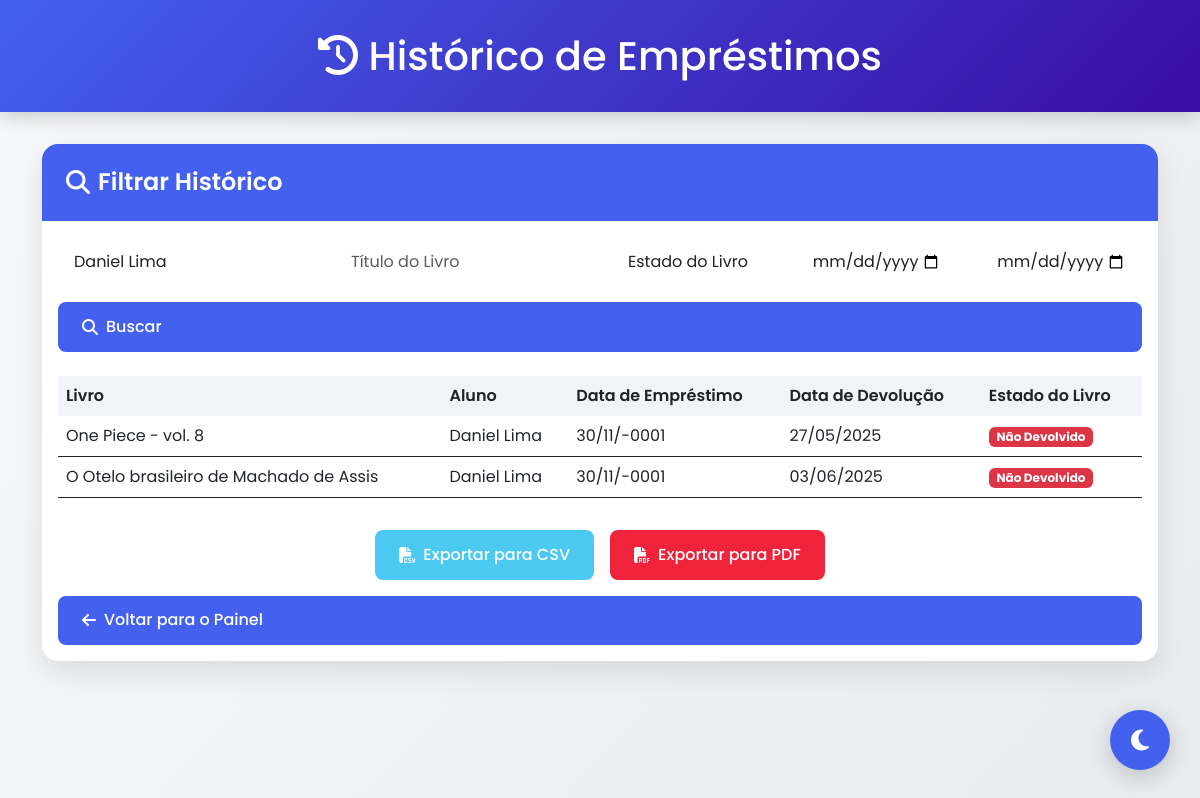
Screenshot of /frontend/historico_emprestimos.php?aluno=Daniel Lima (signed in) with the database file from the repository.
### tables this page shows
CREATE TABLE `emprestimos` (
  `id` int(11) NOT NULL,
  `aluno_id` int(11) DEFAULT NULL,
  `livro_id` int(11) DEFAULT NULL,
  `data_emprestimo` date NOT NULL,
  `data_devolucao` date DEFAULT NULL,
  `devolvido` varchar(50) NOT NULL,
  `professor_id` int(11) DEFAULT NULL
);

CREATE TABLE `livros` (
  `id` int(11) NOT NULL,
  `titulo` varchar(255) NOT NULL,
  `autor` varchar(255) NOT NULL,
  `isbn` varchar(20) NOT NULL,
  `capa_url` varchar(700) DEFAULT NULL,
  `descricao` text DEFAULT NULL,
  `categoria` varchar(100) DEFAULT NULL,
  `ano_publicacao` varchar(4) NOT NULL,
  `genero` varchar(100) NOT NULL,
  `quantidade` int(100) NOT NULL
);

CREATE TABLE `alunos` (
  `id` int(11) NOT NULL,
  `nome` varchar(255) NOT NULL,
  `serie` varchar(50) NOT NULL,
  `email` varchar(255) NOT NULL,
  `senha` varchar(255) NOT NULL,
  `professor_id` int(11) DEFAULT NULL
);

### backend/historico_emprestimos.php (called while the page is built, shortened)
<?php
require '../includes/conn.php';
$param_types = '';
$param_values = [];
$sql = "
    SELECT e.id, l.titulo AS livro, a.nome AS aluno, e.data_emprestimo, e.data_devolucao, e.devolvido
    FROM emprestimos e
    JOIN livros l ON e.livro_id = l.id
    JOIN alunos a ON e.aluno_id = a.id
    WHERE 1
";
if (!empty($_GET['aluno'])) {
    $search_aluno = $_GET['aluno'];
    $sql .= " AND a.nome LIKE ?";
    $param_types .= 's';
    $param_values[] = "%" . $search_aluno . "%";
}
$stmt = $conn->prepare($sql);
if (count($param_values) > 0) {
    $stmt->bind_param($param_types, ...$param_values);
}
$stmt->execute();
$result = $stmt->get_result();
?>

### frontend/historico_emprestimos.php (the view, shortened to what this page needs)
<?php
include('../backend/historico_emprestimos.php')
?>
<!DOCTYPE html>
<html lang="pt" data-theme="light">
<head>
    <link href="https://cdn.jsdelivr.net/npm/bootstrap@5.3.0/dist/css/bootstrap.min.css" rel="stylesheet">
    <link rel="stylesheet" href="https://cdnjs.cloudflare.com/ajax/libs/font-awesome/6.4.2/css/all.min.css">
</head>
<body>
    <button class="theme-toggle" id="themeToggle">
        <i class="fas fa-moon" id="themeIcon"></i>
    </button>
    <div class="dashboard-header text-center">
        <div class="container">
            <h1 class="mb-0">
                <i class="fas fa-history"></i> Histórico de Empréstimos
            </h1>
        </div>
    </div>
    <div class="container">
        <div class="card">
            <div class="card-header">
                <h4>
                    <i class="fas fa-search"></i> Filtrar Histórico
                </h4>
            </div>
            <div class="card-body">
                <form method="GET" action="historico_emprestimos.php" class="mb-4">
                    <div class="row">
                        <div class="col-md-3">
                            <input type="text" class="form-control" name="aluno" placeholder="Nome do Aluno" value="<?php echo htmlspecialchars($_GET['aluno'] ?? ''); ?>">
                        </div>
                        <div class="col-md-3">
                            <input type="text" class="form-control" name="livro" placeholder="Título do Livro" value="<?php echo htmlspecialchars($_GET['livro'] ?? ''); ?>">
                        </div>
                        <div class="col-md-2">
                            <select class="form-control" name="estado">
                                <option value="">Estado do Livro</option>
                            </select>
                        </div>
                        <div class="col-md-2">
                            <input type="date" class="form-control" name="data_inicio" value="<?php echo htmlspecialchars($_GET['data_inicio'] ?? ''); ?>" placeholder="Data Início">
                        </div>
                        <div class="col-md-2">
                            <input type="date" class="form-control" name="data_fim" value="<?php echo htmlspecialchars($_GET['data_fim'] ?? ''); ?>" placeholder="Data Fim">
                        </div>
                        <div class="col-12">
                            <button type="submit" class="btn btn-primary w-100">
                                <i class="fas fa-search"></i> Buscar
                            </button>
                        </div>
                    </div>
                </form>
                <div class="table-responsive">
                    <table class="table table-hover">
                        <thead>
                            <tr>
                                <th>Livro</th>
                                <th>Aluno</th>
                                <th>Data de Empréstimo</th>
                                <th>Data de Devolução</th>
                                <th>Estado do Livro</th>
                            </tr>
                        </thead>
                        <tbody>
                            <?php if ($result->num_rows > 0): ?>
                                <?php while ($row = $result->fetch_assoc()): ?>
                                    <tr>
                                        <td><?php echo $row['livro']; ?></td>
                                        <td><?php echo $row['aluno']; ?></td>
                                        <td><?php echo date('d/m/Y', strtotime($row['data_emprestimo'])); ?></td>
                                        <td><?php echo $row['data_devolucao'] ? date('d/m/Y', strtotime($row['data_devolucao'])) : 'Não devolvido'; ?></td>
                                        <td>
                                            <span class="badge <?php echo $row['devolvido'] == '0' ? 'bg-danger' : 'bg-success'; ?>">
                                                <?php echo $row['devolvido'] == '0' ? 'Não Devolvido' : 'Devolvido'; ?>
                                            </span>
                                        </td>
                                    </tr>
                                <?php endwhile; ?>
                            <?php else: ?>
                                <tr>
                                    <td colspan="5" class="text-center">Nenhum registro encontrado.</td>
                                </tr>
                            <?php endif; ?>
                        </tbody>
                    </table>
                </div>
                <div class="d-flex justify-content-center gap-3">
                    <a href="exportar_csv.php?<?php echo http_build_query($_GET); ?>" class="btn btn-success">
                        <i class="fas fa-file-csv"></i> Exportar para CSV
                    </a>
                    <a href="exportar_pdf.php?<?php echo http_build_query($_GET); ?>" class="btn btn-danger">
                        <i class="fas fa-file-pdf"></i> Exportar para PDF
                    </a>
                </div>
                <a href="dashboard.php" class="btn btn-primary w-100 mt-3">
                    <i class="fas fa-arrow-left"></i> Voltar para o Painel
                </a>
            </div>
        </div>
    </div>
</body>
</html>

### frontend/historico_emprestimos.php (style rules this page uses)
:root { --primary-color: #4361ee; --primary-hover: #3a56d4; --secondary-color: #f0f4f8; --text-color: #212121; --card-bg: #ffffff; --body-bg: linear-gradient(135deg, #f8f9fa, #e9ecef); --shadow-color: rgba(0, 0, 0, 0.1); --icon-color: #4361ee; --danger-color: #ef233c; --danger-hover: #d90429; --header-bg: linear-gradient(135deg, #4361ee, #3a0ca3); --stats-card-bg: #ffffff; --quick-action-bg: #edf2fb; --notification-badge: #f72585; --success-color: #4cc9f0; --warning-color: #f8961e; }
body { background: var(--body-bg); font-family: 'Poppins', sans-serif; color: var(--text-color); transition: all 0.5s ease; min-height: 100vh; margin: 0; padding: 0; }
.dashboard-header { background: var(--header-bg); color: white; padding: 2rem 0; margin-bottom: 2rem; box-shadow: 0 4px 20px rgba(0, 0, 0, 0.2); transition: all 0.5s ease; }
.card { border-radius: 16px; box-shadow: 0 10px 30px var(--shadow-color); transition: all 0.4s ease; background-color: var(--card-bg); border: none; margin-bottom: 2rem; overflow: hidden; }
.card-header { background: var(--primary-color); color: white; border-bottom: none; padding: 1.5rem; }
.card-header h4 { margin: 0; font-weight: 600; display: flex; align-items: center; gap: 0.5rem; }
.form-control { background-color: var(--card-bg); border: 1px solid var(--border-color); color: var(--text-color); padding: 0.8rem 1rem; border-radius: 8px; transition: all 0.3s ease; margin-bottom: 1rem; }
.table { color: var(--text-color); margin-bottom: 2rem; }
.table th { background-color: var(--secondary-color); color: var(--text-color); font-weight: 600; border-bottom: none; }
.table td { vertical-align: middle; border-color: var(--border-color); }
.btn { padding: 0.8rem 1.5rem; border-radius: 8px; font-weight: 500; transition: all 0.3s ease; display: inline-flex; align-items: center; gap: 0.5rem; }
.btn-primary { background-color: var(--primary-color); border: none; color: white; }
.btn-success { background-color: var(--success-color); border: none; color: white; }
.btn-danger { background-color: var(--danger-color); border: none; color: white; }
.theme-toggle { position: fixed; bottom: 30px; right: 30px; z-index: 1000; width: 60px; height: 60px; border-radius: 50%; background: var(--primary-color); color: white; display: flex; align-items: center; justify-content: center; cursor: pointer; box-shadow: 0 6px 25px rgba(0, 0, 0, 0.2); transition: all 0.5s cubic-bezier(0.175, 0.885, 0.32, 1.275); border: none; outline: none; }
.theme-toggle i { font-size: 1.5rem; transition: all 0.5s ease; }

### rows the page displays
emprestimos: livro.titulo "One Piece - vol. 8", aluno.nome "Daniel Lima", data_emprestimo "30/11/-0001", data_devolucao "27/05/2025", devolvido "Não Devolvido"
emprestimos: livro.titulo "O Otelo brasileiro de Machado de Assis", aluno.nome "Daniel Lima", data_emprestimo "30/11/-0001", data_devolucao "03/06/2025", devolvido "Não Devolvido"
